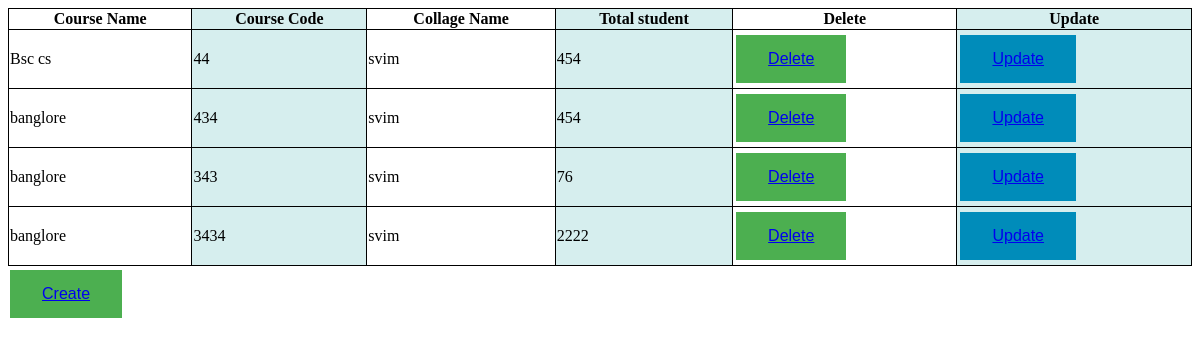
/index/first/, run on an earlier commit of the app's database.
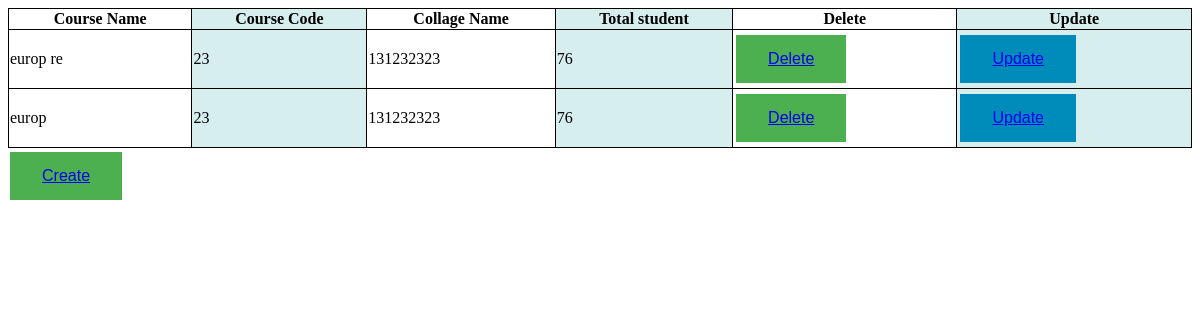
And on a later commit of the database.
### local/models.py (models this page shows)
class Course_detail(models.Model):
    Coursename=models.CharField(max_length=30)
    Code=models.IntegerField()
    Collage=models.CharField(max_length=28)
    Student=models.CharField(max_length=20)
    def __str__(self):
        return self.Coursename

### local/views.py (the view)
# urls.py: path('first/',first,name='first1'),
def first(request):
    show=Course_detail.objects.all()
    print(show)
    Coll = {'show': show}
    return render(request,'index.html',Coll)

### templates/index.html (shortened to what this page needs)
<!DOCTYPE html>
<html>
<head>
</head>
<body>
<table style="width:100%">
  <tr>
    <th>Course Name</th>
    <th>Course Code</th>
    <th>Collage Name</th>
    <th>Total student</th>
    <th>Delete</th>
    <th>Update</th>
  </tr>
  {% for i in show %}
  <tr>
    <td>{{i.Coursename}}</td>
    <td>{{i.Code}}</td>
    <td>{{i.Collage}}</td>
    <td>{{i.Student}}</td>
    <td><button class="button button1"><a href="http://127.0.0.1:8000/index/delete/{{i.id}}/">Delete</a></button></td>
    <td><button class="button button2"><a href="http://127.0.0.1:8000/index/update/{{i.id}}/">Update</a></button></td>
  </tr>
  {% endfor %}
</table>
<button  class="button button1"><a href="http://127.0.0.1:8000/index/Create/">Create</a></button>
</body>
</html>

### templates/index.html (style rules this page uses)
table, th, td { border: 1px solid black; border-collapse: collapse; }
th:nth-child(even),td:nth-child(even) { background-color: #D6EEEE; }
.button { border: none; color: white; padding: 15px 32px; text-align: center; text-decoration: none; display: inline-block; font-size: 16px; margin: 4px 2px; cursor: pointer; }
.button1 { background-color: #4CAF50; }
.button2 { background-color: #008CBA; }

What changed in the data, as far as the page shows it:
removed Course_detail: Coursename "Bsc cs", Code "44", Collage "svim", Student "454"
removed Course_detail: Coursename "banglore", Code "434", Collage "svim", Student "454"
removed Course_detail: Coursename "banglore", Code "343", Collage "svim", Student "76"
removed Course_detail: Coursename "banglore", Code "3434", Collage "svim", Student "2222"
added Course_detail: Coursename "europ re", Code "23", Collage "131232323", Student "76"
added Course_detail: Coursename "europ", Code "23", Collage "131232323", Student "76"
